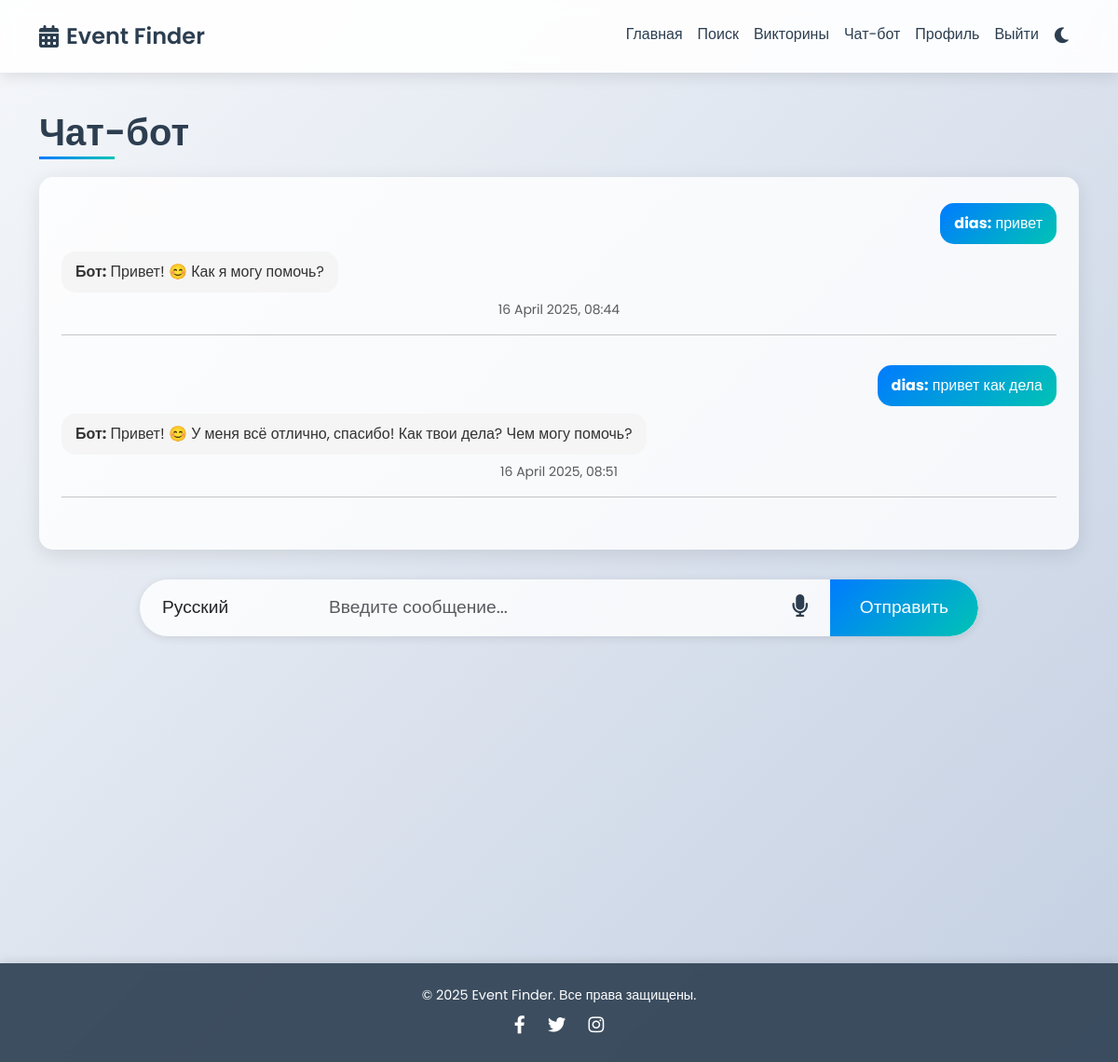
The page /chat/ (signed in) on the database its author committed.
### events/models.py (models this page shows, shortened)
class User(AbstractUser):
    profile_picture = models.ImageField(upload_to='profiles/', blank=True, null=True)
    city = models.CharField(max_length=100, blank=True)
    is_organizer = models.BooleanField(default=False, help_text="Указывает, является ли пользователь организатором.")

class ChatMessage(models.Model):
    user = models.ForeignKey(User, on_delete=models.CASCADE)
    message = models.TextField()
    response = models.TextField()
    timestamp = models.DateTimeField(auto_now_add=True)

### events/views.py (the view, shortened to what this page needs)
# urls.py: path('chat/', views.chat_bot, name='chat_bot'),
@login_required
async def chat_bot(request):
    messages = await sync_to_async(
        lambda: list(ChatMessage.objects.filter(user=request.user).select_related('user').order_by('timestamp'))
    )()
    messages_data = [
        {
            'username': msg.user.username,
            'message': msg.message,
            'response': msg.response,
            'timestamp': msg.timestamp.strftime('%d %B %Y, %H:%M')  # Форматируем время
        } for msg in messages
    ]
    return render(request, 'events/chatbot.html', {'messages': messages_data})

### events/templates/events/chatbot.html (shortened to what this page needs)
{% extends 'events/base.html' %}
{% block content %}
    <h1>Чат-бот</h1>
    <div class="chat-container card">
        {% for message in messages %}
            <div class="message mb-3">
                <div class="user-message" style="text-align: right;">
                    <p class="chat-bubble user-bubble">
                        <strong>{{ message.username }}:</strong> {{ message.message }}
                    </p>
                </div>
                <div class="bot-message" style="text-align: left;">
                    <p class="chat-bubble bot-bubble">
                        <strong>Бот:</strong> {{ message.response }}
                    </p>
                </div>
                <small class="text-muted d-block text-center">{{ message.timestamp }}</small>
                <hr>
            </div>
        {% empty %}
            <p class="text-muted text-center">Начните общение с ботом!</p>
        {% endfor %}
    </div>
    <form id="chat-form" method="post" action="{% url 'events:chat_bot' %}">
        <div class="chat-input-group">
            <div class="input-group">
                <select id="language-select" class="form-select">
                    <option value="ru-RU" selected>Русский</option>
                </select>
                <input type="text" name="message" id="message-input" class="form-control" placeholder="Введите сообщение..." required>
                <button type="button" id="voice-input-btn" class="btn btn-outline-secondary">
                    <i class="fas fa-microphone"></i>
                </button>
                <button type="submit" class="btn btn-primary">Отправить</button>
            </div>
        </div>
    </form>
{% endblock %}

### static/css/styles.css (style rules this page uses)
* { margin: 0; padding: 0; box-sizing: border-box; }
body { font-family: 'Poppins', sans-serif; background: linear-gradient(135deg, #f5f7fa 0%, #c3cfe2 100%); color: #333; min-height: 100vh; display: flex; flex-direction: column; }
h1 { font-weight: 600; color: #2c3e50; margin-bottom: 1.5rem; position: relative; display: inline-block; }
h1::after { content: ''; position: absolute; bottom: -5px; left: 0; width: 50%; height: 3px; background: linear-gradient(to right, #007bff, #00c4b4); }
.btn-primary { background: linear-gradient(135deg, #007bff 0%, #00c4b4 100%); border: none; border-radius: 50px; transition: transform 0.3s ease, box-shadow 0.3s ease; }
.chat-container { max-height: 400px; overflow-y: auto; border: none; border-radius: 15px; background: rgba(255, 255, 255, 0.8); backdrop-filter: blur(5px); box-shadow: 0 5px 20px rgba(0, 0, 0, 0.1); padding: 1.5rem; margin-bottom: 2rem; }
.chat-bubble { padding: 10px 15px; border-radius: 15px; display: inline-block; max-width: 70%; margin-bottom: 0.5rem; }
.user-bubble { background: linear-gradient(135deg, #007bff 0%, #00c4b4 100%); color: #fff; }
.bot-bubble { background: #f5f5f5; color: #333; }
.chat-input-group { max-width: 900px; margin: 0 auto; }
.chat-input-group .input-group { background: rgba(255, 255, 255, 0.8); border-radius: 50px; overflow: hidden; box-shadow: 0 2px 10px rgba(0, 0, 0, 0.1); backdrop-filter: blur(5px); }
.chat-input-group .form-select, .chat-input-group .form-control { border: none; background: transparent; box-shadow: none; padding: 1rem 1.5rem; font-size: 1.2rem; }
.chat-input-group .form-select { max-width: 180px; border-radius: 50px 0 0 50px; }
.chat-input-group .form-control { flex: 1; }
.chat-input-group .btn-outline-secondary { border: none; background: transparent; color: #2c3e50; transition: background 0.3s ease, color 0.3s ease; padding: 1rem 1.5rem; }
.chat-input-group .btn-outline-secondary i { font-size: 1.5rem; }
.chat-input-group .btn-primary { border-radius: 0 50px 50px 0; padding: 1rem 2rem; font-size: 1.2rem; }
#voice-input-btn { transition: all 0.3s ease; }
.chat-input-group { opacity: 0; animation: slideUp 0.5s forwards 0.5s; }

### rows shown on the page
User: username "dias" "dias"
ChatMessage: message "привет", response "Привет! 😊 Как я могу помочь?"
ChatMessage: message "привет как дела", response "Привет! 😊 У меня всё отлично, спасибо! Как твои дела? Чем могу помочь?"

### other values the page prints
{{ message.timestamp }} "16 April 2025, 08:44" "16 April 2025, 08:51"
